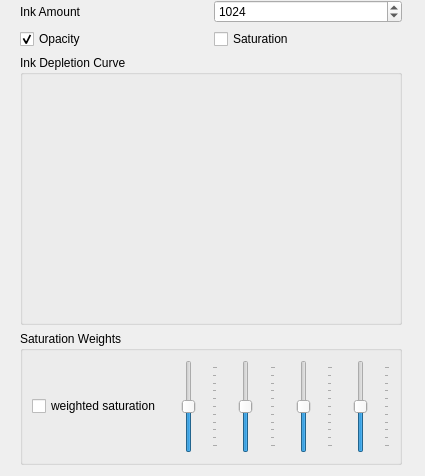
<?xml version="1.0" encoding="UTF-8"?>
<ui version="4.0">
 <class>WdgInkOptions</class>
 <widget class="QWidget" name="WdgInkOptions">
  <property name="geometry">
   <rect>
    <x>0</x>
    <y>0</y>
    <width>425</width>
    <height>476</height>
   </rect>
  </property>
  <property name="sizePolicy">
   <sizepolicy hsizetype="Minimum" vsizetype="Minimum">
    <horstretch>0</horstretch>
    <verstretch>0</verstretch>
   </sizepolicy>
  </property>
  <property name="minimumSize">
   <size>
    <width>425</width>
    <height>476</height>
   </size>
  </property>
  <widget class="QWidget" name="layoutWidget">
   <property name="geometry">
    <rect>
     <x>20</x>
     <y>0</y>
     <width>382</width>
     <height>465</height>
    </rect>
   </property>
   <layout class="QGridLayout" name="gridLayout_3">
    <item row="0" column="0">
     <layout class="QGridLayout" name="gridLayout_2">
      <item row="0" column="0">
       <widget class="QLabel" name="inkLabel">
        <property name="text">
         <string>Ink Amount</string>
        </property>
       </widget>
      </item>
      <item row="0" column="1">
       <widget class="QSpinBox" name="inkAmountSpinBox">
        <property name="maximum">
         <number>10000</number>
        </property>
        <property name="value">
         <number>1024</number>
        </property>
       </widget>
      </item>
      <item row="1" column="0">
       <widget class="QCheckBox" name="opacityCBox">
        <property name="text">
         <string>Opacity</string>
        </property>
        <property name="checked">
         <bool>true</bool>
        </property>
       </widget>
      </item>
      <item row="1" column="1">
       <widget class="QCheckBox" name="saturationCBox">
        <property name="enabled">
         <bool>true</bool>
        </property>
        <property name="text">
         <string>Saturation</string>
        </property>
        <property name="checked">
         <bool>false</bool>
        </property>
       </widget>
      </item>
     </layout>
    </item>
    <item row="1" column="0">
     <widget class="QGroupBox" name="groupBox">
      <property name="sizePolicy">
       <sizepolicy hsizetype="Preferred" vsizetype="Preferred">
        <horstretch>0</horstretch>
        <verstretch>0</verstretch>
       </sizepolicy>
      </property>
      <property name="minimumSize">
       <size>
        <width>380</width>
        <height>270</height>
       </size>
      </property>
      <property name="title">
       <string>Ink Depletion Curve</string>
      </property>
      <layout class="QVBoxLayout" name="verticalLayout_3">
       <item>
        <widget class="KisCurveWidget" name="inkCurve" native="true"/>
       </item>
      </layout>
     </widget>
    </item>
    <item row="2" column="0">
     <widget class="QGroupBox" name="weightGroup">
      <property name="title">
       <string>Saturation Weights</string>
      </property>
      <layout class="QGridLayout" name="gridLayout">
       <item row="0" column="1">
        <widget class="QSlider" name="pressureSlider">
         <property name="sizePolicy">
          <sizepolicy hsizetype="Expanding" vsizetype="Expanding">
           <horstretch>0</horstretch>
           <verstretch>0</verstretch>
          </sizepolicy>
         </property>
         <property name="toolTip">
          <string>pressure weight</string>
         </property>
         <property name="minimum">
          <number>0</number>
         </property>
         <property name="maximum">
          <number>100</number>
         </property>
         <property name="value">
          <number>50</number>
         </property>
         <property name="orientation">
          <enum>Qt::Vertical</enum>
         </property>
         <property name="tickPosition">
          <enum>QSlider::TicksBelow</enum>
         </property>
        </widget>
       </item>
       <item row="0" column="4">
        <widget class="QSlider" name="inkDepletionSlider">
         <property name="sizePolicy">
          <sizepolicy hsizetype="Expanding" vsizetype="Expanding">
           <horstretch>0</horstretch>
           <verstretch>0</verstretch>
          </sizepolicy>
         </property>
         <property name="toolTip">
          <string>Ink depletion curve weight</string>
         </property>
         <property name="minimum">
          <number>0</number>
         </property>
         <property name="maximum">
          <number>100</number>
         </property>
         <property name="value">
          <number>50</number>
         </property>
         <property name="orientation">
          <enum>Qt::Vertical</enum>
         </property>
         <property name="tickPosition">
          <enum>QSlider::TicksBelow</enum>
         </property>
        </widget>
       </item>
       <item row="0" column="2">
        <widget class="QSlider" name="bristleLengthSlider">
         <property name="sizePolicy">
          <sizepolicy hsizetype="Expanding" vsizetype="Expanding">
           <horstretch>0</horstretch>
           <verstretch>0</verstretch>
          </sizepolicy>
         </property>
         <property name="toolTip">
          <string>bristle length weight</string>
         </property>
         <property name="minimum">
          <number>0</number>
         </property>
         <property name="maximum">
          <number>100</number>
         </property>
         <property name="value">
          <number>50</number>
         </property>
         <property name="orientation">
          <enum>Qt::Vertical</enum>
         </property>
         <property name="tickPosition">
          <enum>QSlider::TicksBelow</enum>
         </property>
        </widget>
       </item>
       <item row="0" column="3">
        <widget class="QSlider" name="bristleInkAmountSlider">
         <property name="sizePolicy">
          <sizepolicy hsizetype="Expanding" vsizetype="Expanding">
           <horstretch>0</horstretch>
           <verstretch>0</verstretch>
          </sizepolicy>
         </property>
         <property name="toolTip">
          <string>Bristle ink amount weight</string>
         </property>
         <property name="minimum">
          <number>0</number>
         </property>
         <property name="maximum">
          <number>100</number>
         </property>
         <property name="value">
          <number>50</number>
         </property>
         <property name="orientation">
          <enum>Qt::Vertical</enum>
         </property>
         <property name="tickPosition">
          <enum>QSlider::TicksBelow</enum>
         </property>
        </widget>
       </item>
       <item row="0" column="0">
        <widget class="QCheckBox" name="weightSaturationCBox">
         <property name="text">
          <string>weighted saturation</string>
         </property>
        </widget>
       </item>
      </layout>
     </widget>
    </item>
   </layout>
  </widget>
 </widget>
 <customwidgets>
  <customwidget>
   <class>KisCurveWidget</class>
   <extends>QWidget</extends>
   <header>widgets/kis_curve_widget.h</header>
   <container>1</container>
  </customwidget>
 </customwidgets>
 <resources/>
 <connections/>
</ui>
